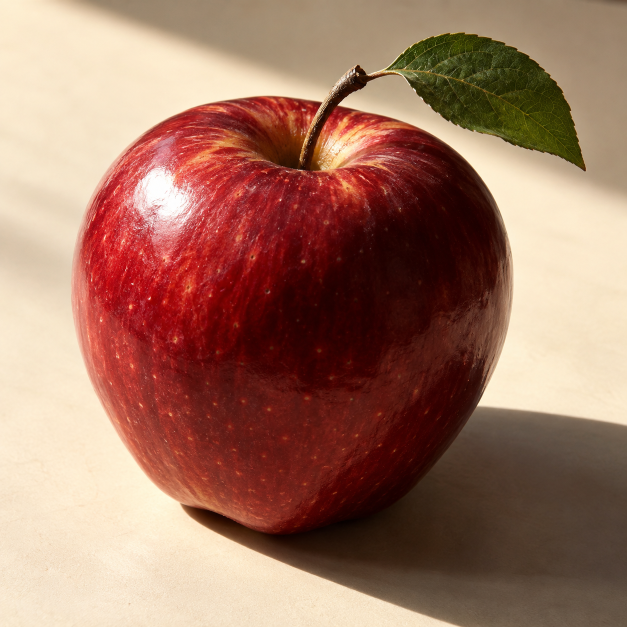
#> input picture squiggle-draw/Sources/SquiggleDraw/Resources/Samples/apple.png, 1254 x 1254 px (shown at 1/2 size)
$ python -i pipeline.py   (imports and definitions only)   (older library calls are emulated)
#> lines starting #> are read from the running program, lines starting #| are printed output that depends on the picture; after the words box and inside, x2 and y2 are one past the last pixel; in counts of white or black regions, pixels touching at a corner belong together
### src/squiggle_draw/io/image_loader.py
from pathlib import Path
from typing import Union, Optional
import numpy as np
from PIL import Image
import pillow_heif
import cv2


class ImageLoader:
    """Load images from various formats including HEIC."""

    SUPPORTED_FORMATS = {'.jpg', '.jpeg', '.png', '.heic', '.heif', '.bmp', '.tiff'}

    def __init__(self) -> None:
        # Register HEIF/HEIC opener with Pillow
        pillow_heif.register_heif_opener()

    def load(self, path: Union[str, Path]) -> np.ndarray:
        """
        Load an image from file and return as numpy array.

        Args:
            path: Path to the image file

        Returns:
            Image as numpy array in RGB format

        Raises:
            ValueError: If file format is not supported
            FileNotFoundError: If file doesn't exist
        """
        path = Path(path)

        if not path.exists():
            raise FileNotFoundError(f"Image file not found: {path}")

        if path.suffix.lower() not in self.SUPPORTED_FORMATS:
            raise ValueError(
                f"Unsupported format: {path.suffix}. "
                f"Supported formats: {', '.join(self.SUPPORTED_FORMATS)}"
            )

        # Load image using Pillow
        image = Image.open(path)

        # Convert to RGB if necessary
        if image.mode != 'RGB':
            image = image.convert('RGB')

        # Convert to numpy array
        return np.array(image)

    def load_as_grayscale(self, path: Union[str, Path]) -> np.ndarray:
        """
        Load an image and convert to grayscale.

        Args:
            path: Path to the image file

        Returns:
            Grayscale image as numpy array
        """
        image = self.load(path)
        # Convert RGB to grayscale using OpenCV
        return cv2.cvtColor(image, cv2.COLOR_RGB2GRAY)

    def resize(
        self,
        image: np.ndarray,
        max_dimension: int = 1024,
        maintain_aspect: bool = True
    ) -> np.ndarray:
        """
        Resize image to fit within max dimension.

        Args:
            image: Input image array
            max_dimension: Maximum width or height
            maintain_aspect: Whether to maintain aspect ratio

        Returns:
            Resized image
        """
        height, width = image.shape[:2]

        if not maintain_aspect:
            return cv2.resize(image, (max_dimension, max_dimension))

        # Calculate scaling factor
        scale = min(max_dimension / width, max_dimension / height)

        if scale >= 1.0:
            return image

        new_width = int(width * scale)
        new_height = int(height * scale)

        return cv2.resize(image, (new_width, new_height), interpolation=cv2.INTER_AREA)

### src/squiggle_draw/processors/contrast_enhancer.py
from typing import Tuple, Optional
import numpy as np
import cv2
from skimage import exposure


class ContrastEnhancer:
    """Enhance image contrast for better line art generation."""

    def enhance(
        self,
        image: np.ndarray,
        contrast_factor: float = 1.5,
        brightness_offset: int = 0
    ) -> np.ndarray:
        """
        Enhance image contrast and brightness.

        Args:
            image: Input image (grayscale or RGB)
            contrast_factor: Contrast multiplication factor (1.0 = no change)
            brightness_offset: Brightness adjustment (-255 to 255)

        Returns:
            Enhanced image
        """
        # Convert to float for calculations
        enhanced = image.astype(np.float32)

        # Apply contrast
        enhanced = (enhanced - 127.5) * contrast_factor + 127.5

        # Apply brightness
        enhanced += brightness_offset

        # Clip values and convert back to uint8
        return np.clip(enhanced, 0, 255).astype(np.uint8)

    # [117 lines left out: functions adaptive_histogram_equalization, adjust_gamma, create_high_contrast, enhance_edges, not called in this run]

### src/squiggle_draw/processors/edge_detector.py
from typing import Tuple, Optional
import numpy as np
import cv2
from skimage import feature, filters


class EdgeDetector:
    """Detect edges in images for line art generation."""

    def canny(
        self,
        image: np.ndarray,
        low_threshold: int = 50,
        high_threshold: int = 150,
        blur_sigma: float = 1.0
    ) -> np.ndarray:
        """
        Apply Canny edge detection.

        Args:
            image: Input image
            low_threshold: Lower threshold for edge linking
            high_threshold: Upper threshold for edge detection
            blur_sigma: Gaussian blur sigma

        Returns:
            Binary edge image
        """
        if len(image.shape) == 3:
            gray = cv2.cvtColor(image, cv2.COLOR_RGB2GRAY)
        else:
            gray = image

        # Apply Gaussian blur
        if blur_sigma > 0:
            gray = cv2.GaussianBlur(gray, (0, 0), blur_sigma)

        # Canny edge detection
        edges = cv2.Canny(gray, low_threshold, high_threshold)

        return edges

    # [152 lines left out: functions sobel, laplacian, detect_contours, holistically_nested_edge_detection, not called in this run]

### src/squiggle_draw/core/algorithms.py
from typing import List, Tuple, Optional, Dict, Any
import numpy as np
import cv2


class SingleLineAlgorithm:
    """Generate single continuous line from edge image."""

    def __init__(self) -> None:
        self.path: List[Tuple[int, int]] = []

    def edges_to_points(
        self,
        edge_image: np.ndarray,
        sample_rate: float = 1.0
    ) -> np.ndarray:
        """
        Convert edge pixels to point coordinates.

        Args:
            edge_image: Binary edge image
            sample_rate: Fraction of points to keep (0-1)

        Returns:
            Array of (x, y) coordinates
        """
        # Find all edge pixels
        y_coords, x_coords = np.where(edge_image > 0)
        points = np.column_stack((x_coords, y_coords))

        if sample_rate < 1.0 and len(points) > 100:
            # Random sampling
            n_samples = int(len(points) * sample_rate)
            indices = np.random.choice(len(points), n_samples, replace=False)
            points = points[indices]

        return points

    def nearest_neighbor_path(
        self,
        points: np.ndarray,
        start_point: Optional[Tuple[int, int]] = None
    ) -> List[Tuple[int, int]]:
        """
        Create path using nearest neighbor algorithm.

        Args:
            points: Array of (x, y) coordinates
            start_point: Optional starting point

        Returns:
            Ordered list of points forming a path
        """
        if len(points) == 0:
            return []

        # Convert to list for manipulation
        remaining = points.tolist()
        path = []

        # Start from first point or specified point
        if start_point is None:
            current = remaining.pop(0)
        else:
            # Find closest point to start
            distances = [
                (i, np.sqrt((p[0] - start_point[0])**2 + (p[1] - start_point[1])**2))
                for i, p in enumerate(remaining)
            ]
            idx, _ = min(distances, key=lambda x: x[1])
            current = remaining.pop(idx)

        path.append(tuple(current))

        # Build path by always going to nearest unvisited point
        while remaining:
            distances = [
                (i, np.sqrt((p[0] - current[0])**2 + (p[1] - current[1])**2))
                for i, p in enumerate(remaining)
            ]
            idx, _ = min(distances, key=lambda x: x[1])
            current = remaining.pop(idx)
            path.append(tuple(current))

        return path

    def tsp_optimization(
        self,
        points: np.ndarray,
        method: str = "greedy"
    ) -> List[Tuple[int, int]]:
        """
        Optimize path using TSP algorithms.

        Args:
            points: Array of (x, y) coordinates
            method: Optimization method ("greedy", "2-opt")

        Returns:
            Optimized path
        """
        if len(points) <= 2:
            return [tuple(p) for p in points]

        if method == "greedy":
            return self.nearest_neighbor_path(points)

        elif method == "2-opt":
            # Start with nearest neighbor path
            path = self.nearest_neighbor_path(points)

            # Apply 2-opt improvements
            improved = True
            while improved:
                improved = False
                for i in range(1, len(path) - 2):
                    for j in range(i + 1, len(path)):
                        if j - i == 1:
                            continue

                        # Calculate distances
                        old_dist = (
                            self._distance(path[i-1], path[i]) +
                            self._distance(path[j-1], path[j % len(path)])
                        )
                        new_dist = (
                            self._distance(path[i-1], path[j-1]) +
                            self._distance(path[i], path[j % len(path)])
                        )

                        if new_dist < old_dist:
                            # Reverse segment
                            path[i:j] = reversed(path[i:j])
                            improved = True

            return path

        return [tuple(p) for p in points]

    def _distance(self, p1: Tuple[int, int], p2: Tuple[int, int]) -> float:
        """Calculate Euclidean distance between two points."""
        return np.sqrt((p1[0] - p2[0])**2 + (p1[1] - p2[1])**2)

    def connect_components(
        self,
        edge_image: np.ndarray,
        max_gap: int = 50
    ) -> List[List[Tuple[int, int]]]:
        """
        Find and connect separate components.

        Args:
            edge_image: Binary edge image
            max_gap: Maximum gap to bridge between components

        Returns:
            List of connected component paths
        """
        # Find connected components
        num_labels, labels = cv2.connectedComponents(edge_image.astype(np.uint8))

        components = []
        for label in range(1, num_labels):
            # Get points for this component
            mask = (labels == label).astype(np.uint8) * 255
            points = self.edges_to_points(mask)

            if len(points) > 5:  # Minimum size
                components.append(points)

        # Sort components by size (largest first)
        components.sort(key=len, reverse=True)

        # Convert each component to a path
        component_paths = []
        for comp_points in components:
            path = self.tsp_optimization(comp_points, method="greedy")
            component_paths.append(path)

        return component_paths

    def merge_paths(
        self,
        paths: List[List[Tuple[int, int]]],
        max_gap: int = 100
    ) -> List[Tuple[int, int]]:
        """
        Merge multiple paths into a single continuous path.

        Args:
            paths: List of paths to merge
            max_gap: Maximum gap to bridge

        Returns:
            Single merged path
        """
        if not paths:
            return []

        if len(paths) == 1:
            return paths[0]

        # Start with the longest path
        merged = list(paths[0])
        remaining = paths[1:]

        while remaining:
            # Find closest path endpoint to current path
            best_dist = float('inf')
            best_idx = -1
            best_reverse = False
            best_insert_pos = -1

            for idx, path in enumerate(remaining):
                if not path:
                    continue

                # Check all combinations of endpoints
                for i, merged_point in enumerate([merged[0], merged[-1]]):
                    for j, path_point in enumerate([path[0], path[-1]]):
                        dist = self._distance(merged_point, path_point)

                        if dist < best_dist and dist <= max_gap:
                            best_dist = dist
                            best_idx = idx
                            best_reverse = (j == 0)  # Reverse if connecting to start
                            best_insert_pos = 0 if i == 0 else len(merged)

            if best_idx >= 0:
                # Merge the best path
                path_to_add = remaining.pop(best_idx)
                if best_reverse:
                    path_to_add = list(reversed(path_to_add))

                if best_insert_pos == 0:
                    merged = path_to_add + merged
                else:
                    merged = merged + path_to_add
            else:
                # No more paths can be connected
                break

        return merged

    def smooth_path(
        self,
        path: List[Tuple[int, int]],
        window_size: int = 5
    ) -> List[Tuple[int, int]]:
        """
        Smooth path using moving average.

        Args:
            path: Input path
            window_size: Smoothing window size

        Returns:
            Smoothed path
        """
        if len(path) < window_size:
            return path

        smoothed = []
        half_window = window_size // 2

        for i in range(len(path)):
            start = max(0, i - half_window)
            end = min(len(path), i + half_window + 1)

            window_points = path[start:end]
            avg_x = sum(p[0] for p in window_points) / len(window_points)
            avg_y = sum(p[1] for p in window_points) / len(window_points)

            smoothed.append((int(avg_x), int(avg_y)))

        return smoothed

### src/squiggle_draw/generators/svg_generator.py
from typing import List, Tuple, Optional, Dict, Any
import svgwrite
from svgwrite import mm
import numpy as np


class SVGGenerator:
    """Generate SVG files compatible with AxiDraw plotters."""

    def __init__(
        self,
        width_mm: float = 210,  # A4 width
        height_mm: float = 297,  # A4 height
        stroke_width: float = 0.5,
        stroke_color: str = "black"
    ) -> None:
        self.width_mm = width_mm
        self.height_mm = height_mm
        self.stroke_width = stroke_width
        self.stroke_color = stroke_color

    def create_svg(
        self,
        path: List[Tuple[int, int]],
        image_dimensions: Tuple[int, int],
        output_path: str,
        fit_to_page: bool = True,
        margin_mm: float = 10
    ) -> None:
        """
        Create SVG file from path.

        Args:
            path: List of (x, y) coordinates
            image_dimensions: Original image (width, height)
            output_path: Output SVG file path
            fit_to_page: Scale to fit page
            margin_mm: Page margin in mm
        """
        if not path:
            raise ValueError("Path is empty")

        # Create SVG drawing
        dwg = svgwrite.Drawing(
            output_path,
            size=(f'{self.width_mm}mm', f'{self.height_mm}mm'),
            viewBox=f'0 0 {self.width_mm} {self.height_mm}'
        )

        # Calculate scaling
        if fit_to_page:
            scale_x = (self.width_mm - 2 * margin_mm) / image_dimensions[0]
            scale_y = (self.height_mm - 2 * margin_mm) / image_dimensions[1]
            scale = min(scale_x, scale_y)

            # Calculate offsets to center
            scaled_width = image_dimensions[0] * scale
            scaled_height = image_dimensions[1] * scale
            offset_x = (self.width_mm - scaled_width) / 2
            offset_y = (self.height_mm - scaled_height) / 2
        else:
            scale = 1.0
            offset_x = margin_mm
            offset_y = margin_mm

        # Convert path to SVG path data
        path_data = self._create_path_data(path, scale, offset_x, offset_y)

        # Add path to drawing
        dwg.add(dwg.path(
            d=path_data,
            stroke=self.stroke_color,
            stroke_width=self.stroke_width,
            fill='none',
            stroke_linecap='round',
            stroke_linejoin='round'
        ))

        # Save SVG
        dwg.save()

    # [141 lines left out: functions create_multi_path_svg, _create_path_data, add_registration_marks, not called in this run]

    def estimate_drawing_time(
        self,
        path: List[Tuple[int, int]],
        speed_mm_per_sec: float = 50.0
    ) -> float:
        """
        Estimate drawing time in seconds.

        Args:
            path: Drawing path
            speed_mm_per_sec: Plotter speed

        Returns:
            Estimated time in seconds
        """
        if len(path) < 2:
            return 0.0

        total_distance = 0.0
        for i in range(1, len(path)):
            x1, y1 = path[i-1]
            x2, y2 = path[i]
            distance = np.sqrt((x2 - x1)**2 + (y2 - y1)**2)
            total_distance += distance

        # Convert to mm (assuming 1 pixel = 0.1 mm for estimation)
        total_distance_mm = total_distance * 0.1

        return total_distance_mm / speed_mm_per_sec

### src/squiggle_draw/core/pipeline.py
from pathlib import Path
from typing import Union, List, Tuple, Dict, Any, Optional
import numpy as np

from ..io.image_loader import ImageLoader
from ..processors.contrast_enhancer import ContrastEnhancer
from ..processors.edge_detector import EdgeDetector
from .algorithms import SingleLineAlgorithm
from ..generators.svg_generator import SVGGenerator


class SingleLinePipeline:
    """Pipeline for converting images to single line art."""

    def __init__(self) -> None:
        self.loader = ImageLoader()
        self.enhancer = ContrastEnhancer()
        self.detector = EdgeDetector()
        self.algorithm = SingleLineAlgorithm()
        self.generator = SVGGenerator()

    def process(
        self,
        input_path: Union[str, Path],
        output_path: Union[str, Path],
        contrast: float = 1.5,
        brightness: int = 0,
        edge_method: str = "canny",
        path_optimization: str = "greedy",
        max_dimension: int = 1024,
        sample_rate: float = 0.5,
        smooth_window: int = 3,
        **kwargs: Any
    ) -> Dict[str, Any]:
        """
        Process image to create single line art.

        Args:
            input_path: Input image path
            output_path: Output SVG path
            contrast: Contrast enhancement factor
            brightness: Brightness adjustment
            edge_method: Edge detection method
            path_optimization: Path optimization method
            max_dimension: Maximum image dimension
            sample_rate: Point sampling rate
            smooth_window: Path smoothing window
            **kwargs: Additional parameters

        Returns:
            Processing results and statistics
        """
#> called with output_path = 'out.png', contrast = 1.5, brightness = 0, edge_method = 'canny', path_optimization = 'greedy', max_dimension = 1024, sample_rate = 0.5, smooth_window = 3
        # Load and resize image
        image = self.loader.load(input_path)
#> in load, image is the input picture: PIL image 1254x1254 RGB; mean R, G, B 160.4, 117.8, 99.8
        original_dims = (image.shape[1], image.shape[0])
        image = self.loader.resize(image, max_dimension)
        resized_dims = (image.shape[1], image.shape[0])

        # Convert to grayscale
        gray = self.loader.load_as_grayscale(input_path)
#> in load_as_grayscale, `return cv2.cvtColor(image, cv2.COLOR_RGB2GRAY)`:
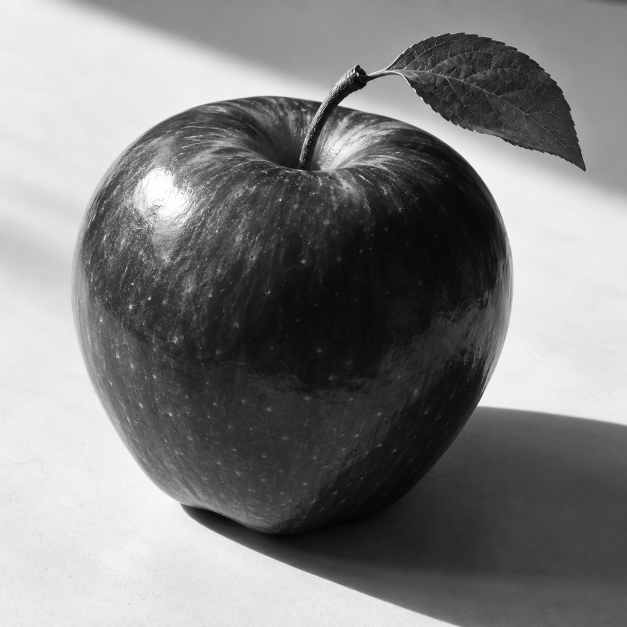
#> returned value: shape (1254, 1254) (shown at 1/2 size); min 2, max 255, mean 128.5
        gray = self.loader.resize(gray, max_dimension)

        # Enhance contrast
        enhanced = self.enhancer.enhance(gray, contrast, brightness)
#> in enhance, `return np.clip(enhanced, 0, 255).astype(np.uint8)`:
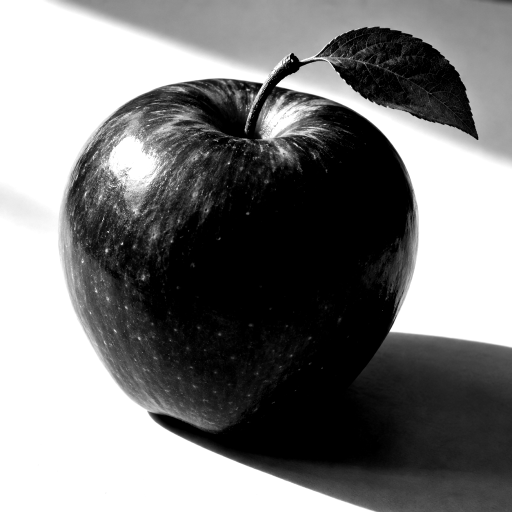
#> returned value: shape (1024, 1024) (shown at 1/2 size); min 0, max 255, mean 124.2

        # Apply additional enhancements if specified
        if kwargs.get('use_clahe', False):
            enhanced = self.enhancer.adaptive_histogram_equalization(enhanced)

        if kwargs.get('gamma', 1.0) != 1.0:
            enhanced = self.enhancer.adjust_gamma(enhanced, kwargs['gamma'])

        # Detect edges
        if edge_method == "canny":
            edges = self.detector.canny(
                enhanced,
                low_threshold=kwargs.get('low_threshold', 50),
                high_threshold=kwargs.get('high_threshold', 150),
                blur_sigma=kwargs.get('blur_sigma', 1.0)
            )
#> in canny, `edges = cv2.Canny(gray, low_threshold, high_threshold)`:
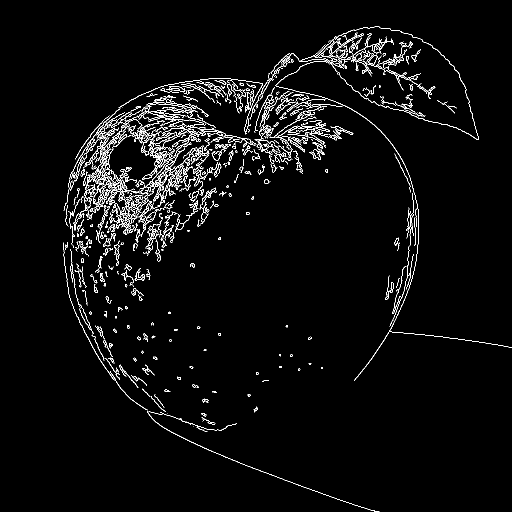
#> edges: shape (1024, 1024) (shown at 1/2 size); 3.2% white in thin lines or dots, all inside (x1, y1, x2, y2) = (127, 53, 1024, 1023)
        elif edge_method == "sobel":
            edges = self.detector.sobel(
                enhanced,
                ksize=kwargs.get('sobel_ksize', 3),
                threshold=kwargs.get('sobel_threshold', 50)
            )
        elif edge_method == "laplacian":
            edges = self.detector.laplacian(
                enhanced,
                ksize=kwargs.get('laplacian_ksize', 3),
                threshold=kwargs.get('laplacian_threshold', 30)
            )
        elif edge_method == "multi_scale":
            edges = self.detector.holistically_nested_edge_detection(enhanced)
        else:
            raise ValueError(f"Unknown edge method: {edge_method}")

        # Convert edges to points
        points = self.algorithm.edges_to_points(edges, sample_rate)
#> in edges_to_points, `points = np.column_stack((x_coords, y_coords))`: points = 33825 pairs, first value 127 to 1023, second value 53 to 1022
#> (the rest of the program and of its run is left out)
